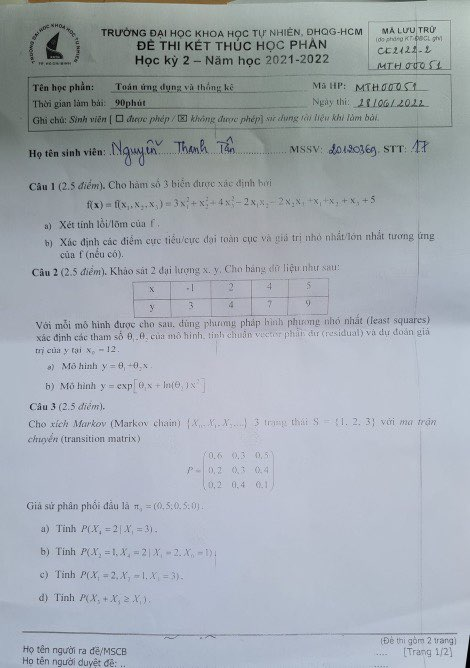
#> input picture OneDrive - VNU-HCMUS/Desktop/Năm 2/Toán Ứng Dụng và Thống Kê/De Toan Ung Dung/de3/IMG_4379.png, 470 x 668 px
$ jupyter execute 22127293.ipynb
#> lines starting #> are read from the running program, lines starting #| are printed output that depends on the picture
#> the answer given: ../De Toan Ung Dung/de3/IMG_4379.png
# Project 01 - Color Compression

## Thông tin sinh viên

- Họ và tên: Dương Trung Nghĩa
- MSSV: 22127293
- Lớp: 22CLC05

## Import các thư viện liên quan

[cell 1]
import numpy as np
from PIL import Image
import matplotlib.pyplot as plt

## Helper functions

[cell 2]
def read_img(img_path):
    '''
    Read image from img_path

    Parameters
    ----------
    img_path : str
        Path of image

    Returns
    -------
        Image (2D)
    '''
#> called with img_path = '../De Toan Ung Dung/de3/IMG_4379.png'

    # YOUR CODE HER
    return np.array(Image.open(img_path))
#> returned value is the input picture: shape (668, 470, 3); mean R, G, B 162.8, 170.2, 178.2

def show_img(img_2d):
    '''
    Show image

    Parameters
    ----------
    img_2d : <your type>
        Image (2D)
    '''

    # YOUR CODE HERE
    plt.imshow(img_2d)
    plt.axis('off')
    plt.show()

def save_img(img_2d, img_path):
    '''
    Save image to img_path

    Parameters
    ----------
    img_2d : <your type>
        Image (2D)
    img_path : str
        Path of image
    '''

    # YOUR CODE HERE
    if img_path.endswith("png") or img_path.endswith("pdf"):
        image = Image.fromarray(img_2d)
        image.save(img_path,format = (img_path[-3:]).upper())
        image.show()
    else:
        print("Sorry, can only save with choice 'png' or 'pdf'.")


def convert_img_to_1d(img_2d):
    '''
    Convert 2D image to 1D image

    Parameters
    ----------
    img_2d : <your type>
        Image (2D)

    Returns
    -------
        Image (1D)
    '''

    # YOUR CODE HERE
    height,width,channels = img_2d.shape
#> height = 668; width = 470; channels = 3
    return img_2d.reshape(height*width,-1)


def kmeans(img_1d, k_clusters, max_iter, init_centroids='random'):
    '''
    K-Means algorithm

    Parameters
    ----------
    img_1d : np.ndarray with shape=(height * width, num_channels)
        Original (1D) image
    k_clusters : int
        Number of clusters
    max_iter : int
        Max iterator
    init_centroids : str, default='random'
        The method used to initialize the centroids for K-means clustering
        'random' --> Centroids are initialized with random values between 0 and 255 for each channel
        'in_pixels' --> A random pixel from the original image is selected as a centroid for each cluster

    Returns
    -------
    centroids : np.ndarray with shape=(k_clusters, num_channels)
        Stores the color centroids for each cluster
    labels : np.ndarray with shape=(height * width, )
        Stores the cluster label for each pixel in the image
    '''
    # YOUR CODE HERE
    labels = np.zeros(len(img_1d), dtype=int)
    if init_centroids == 'random':
        centroids = np.random.randint(low=0, high=255, size=(k_clusters, 3)).astype(float)
        while len(np.unique(centroids, axis=0)) != k_clusters:
            centroids = np.random.randint(low=0, high=255, size=(k_clusters, 3)).astype(float)
    elif init_centroids == 'in_pixels':
        unique_colors = np.unique(img_1d, axis=0)
        num_colors = unique_colors.shape[0]
        k_clusters = min(k_clusters, num_colors)
        indices = np.random.choice(img_1d.shape[0], k_clusters, replace=False)
        centroids = img_1d[indices].astype(float)
        while len(np.unique(centroids, axis=0)) != k_clusters:
            indices = np.random.choice(img_1d.shape[0], k_clusters, replace=False)
            centroids = img_1d[indices].astype(float)
    else:
        print("Sorry, init_centroids parameter just be 'random' or 'in_pixels'.")

    while (max_iter > 0):
        distances = np.linalg.norm(img_1d[:, None] - centroids, axis=2)
        labels = np.argmin(distances, axis=1)

        new_centroids = []
        for i in range(k_clusters):
            points = img_1d[labels == i]
            if len(points) == 0:
                new_centroid = img_1d[np.random.choice(img_1d.shape[0])]
            else:
                new_centroid = points.mean(axis=0)
            new_centroids.append(new_centroid)

        new_centroids = np.array(new_centroids)

        if np.allclose(centroids, new_centroids):
            break

        centroids = new_centroids
        max_iter -= 1

    return centroids, labels

def generate_2d_img(img_2d_shape, centroids, labels):
    '''
    Generate a 2D image based on K-means cluster centroids

    Parameters
    ----------
    img_2d_shape : tuple (height, width, 3)
        Shape of image
    centroids : np.ndarray with shape=(k_clusters, num_channels)
        Store color centroids
    labels : np.ndarray with shape=(height * width, )
        Store label for pixels (cluster's index on which the pixel belongs)

    Returns
    -------
        New image (2D)
    '''

    # YOUR CODE HERE
    height, width, channels = img_2d_shape
    img_1d = centroids[labels].astype('uint8')
    img_2d = img_1d.reshape(height, width, channels)
    return img_2d

# Your additional functions here

## Your tests

## Main FUNCTION

[cell 3]
def main():
    img_path = input("Input image's path: ")
    img_2d = read_img(rf"{img_path}")
    img_1d = convert_img_to_1d(img_2d)
    k_clusters_list = [3, 5 ,7]
    max_iter = 1000
    init_centroids_list = ['random', 'in_pixels']

    for init_centroids in init_centroids_list:
        for k_clusters in k_clusters_list:
            print(f"Processing with {k_clusters} clusters and {init_centroids} initialization.")
            centroids, labels = kmeans(img_1d, k_clusters, max_iter, init_centroids)
            new_img_2d = generate_2d_img(img_2d.shape, centroids, labels)
            show_img(new_img_2d)
            choice = input("Choose png or pdf: ").lower()
            save_img(new_img_2d, f"{k_clusters}_{init_centroids}.{choice}")
#> this loop made 2 passes; the answer given on pass 1: 1
#> pass 1, in generate_2d_img, `img_2d = img_1d.reshape(height, width, channels)`:
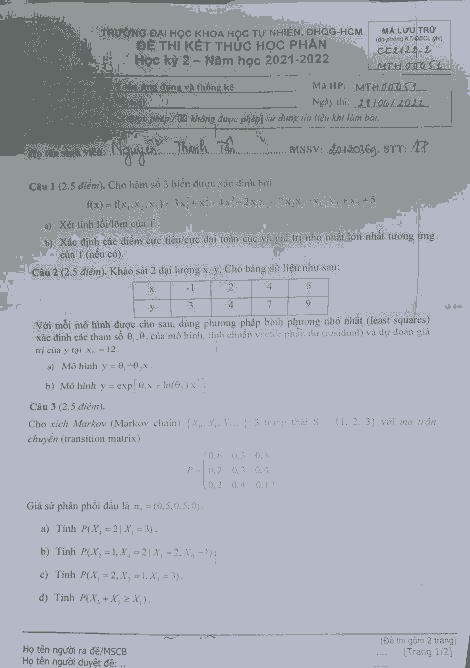
#> img_2d: shape (668, 470, 3); mean of channels 0, 1, 2 162.2, 169.9, 177.9; drawn as R, G, B
#> pass 2, in show_img (call 6), `plt.show()`:
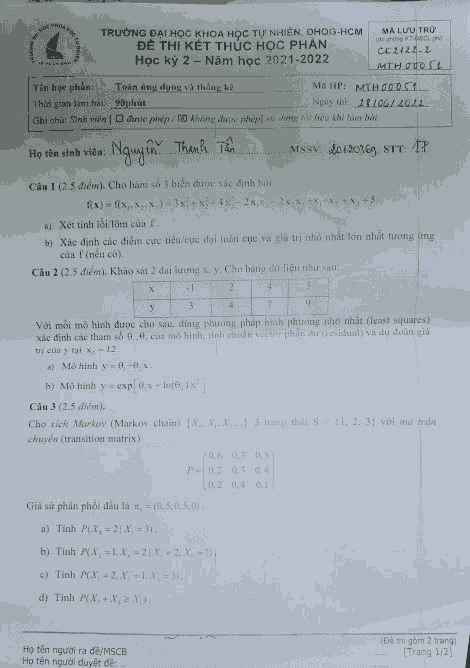
#> shown: shape (668, 470, 3); mean R, G, B 162.4, 169.8, 177.9
